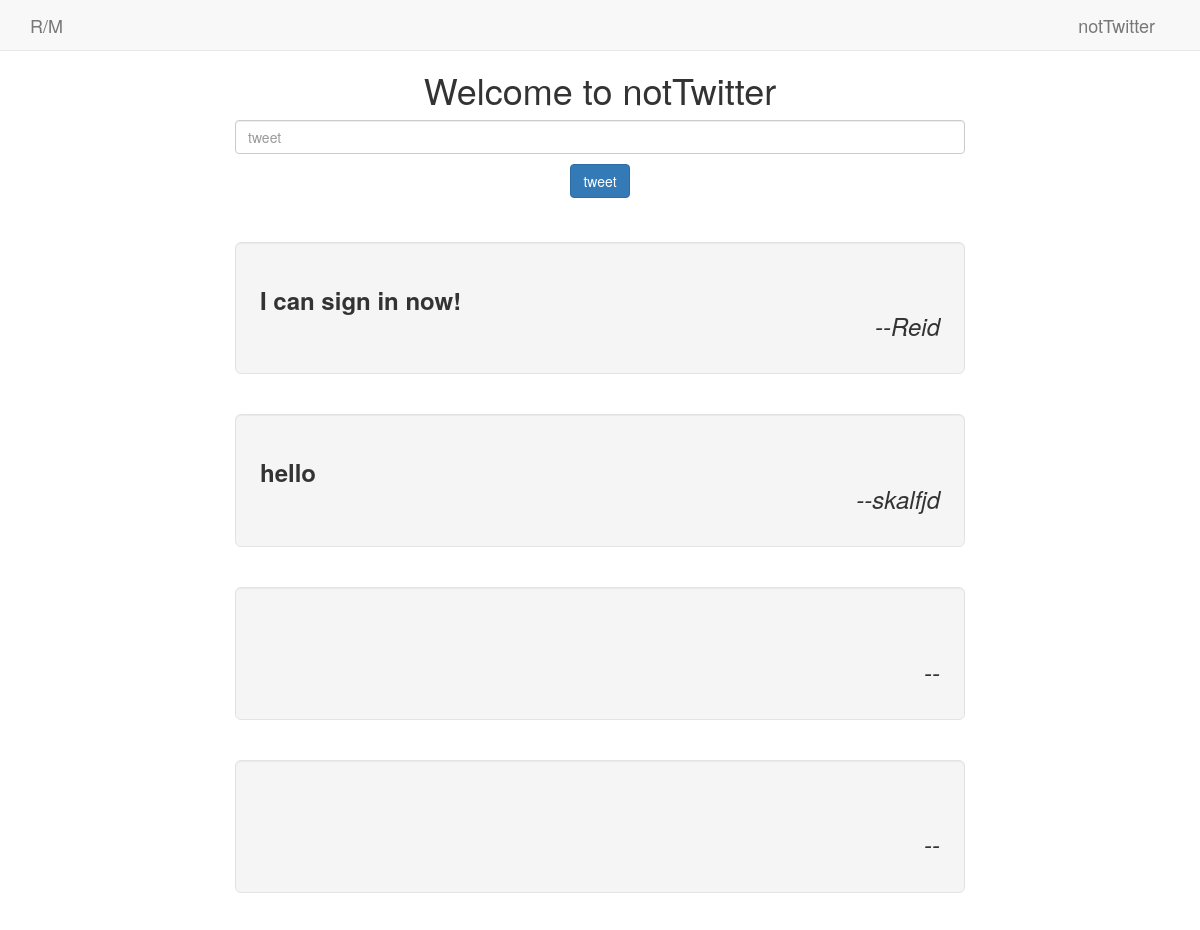
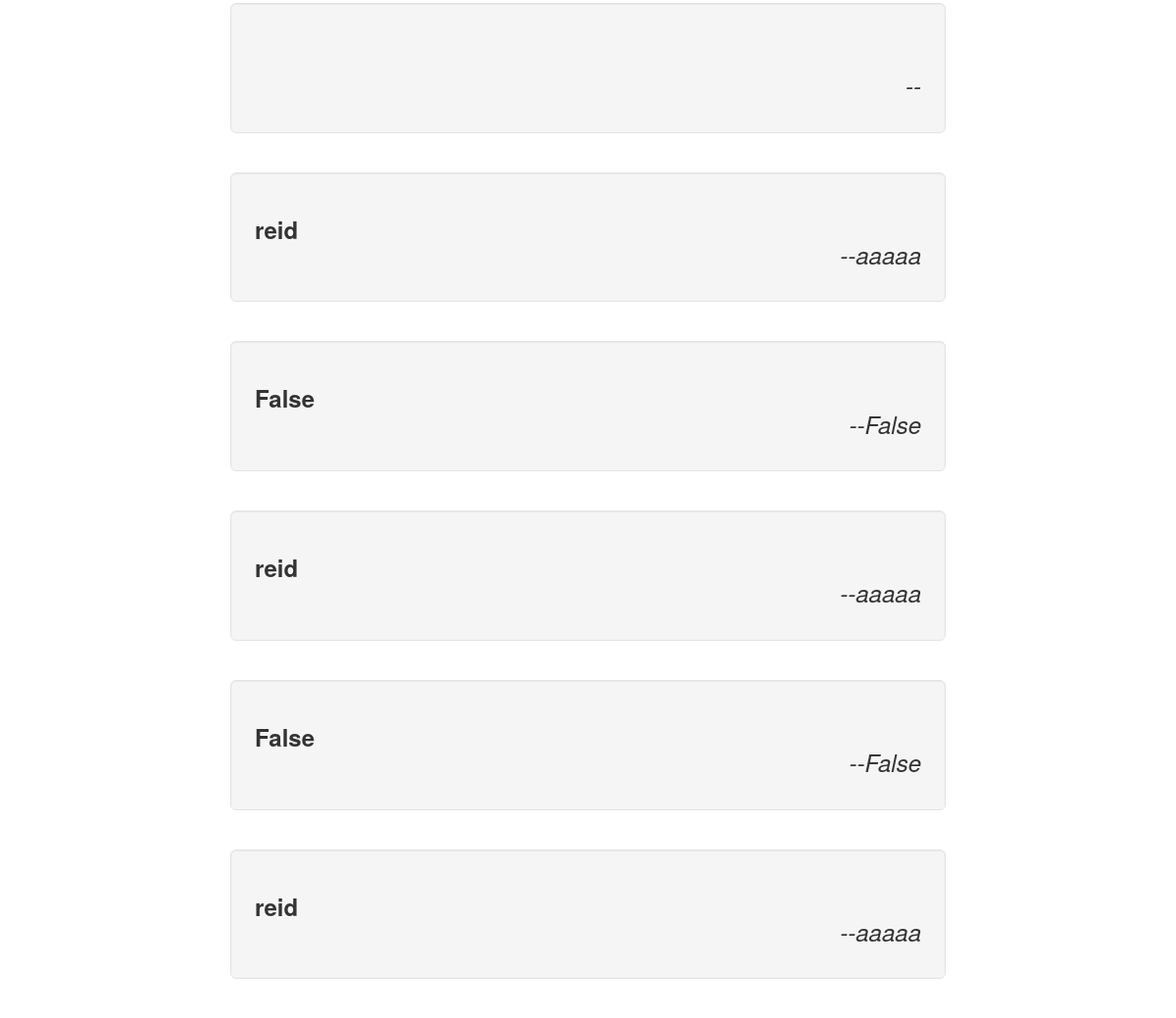
Before: /twit/feed with the older database file (2 pictures, top to bottom).
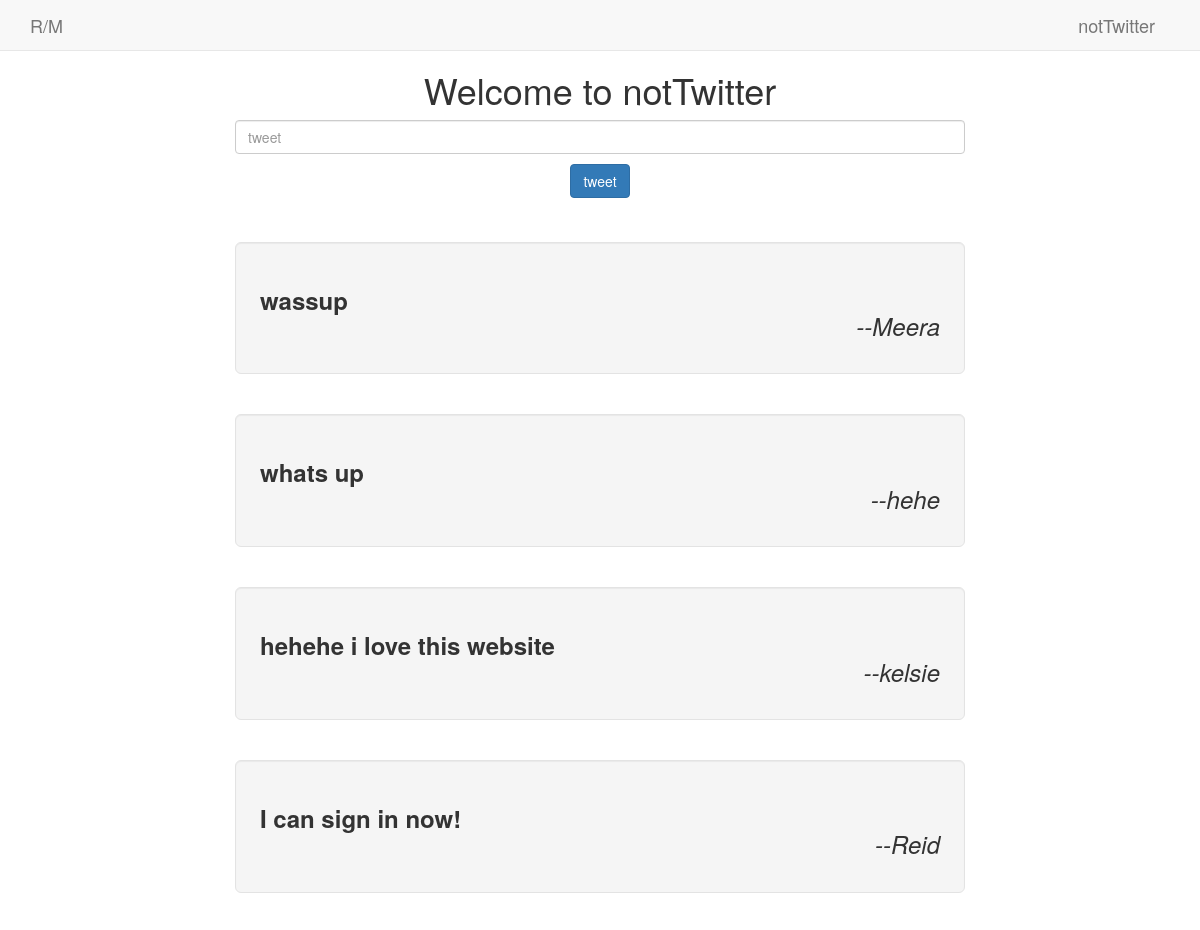
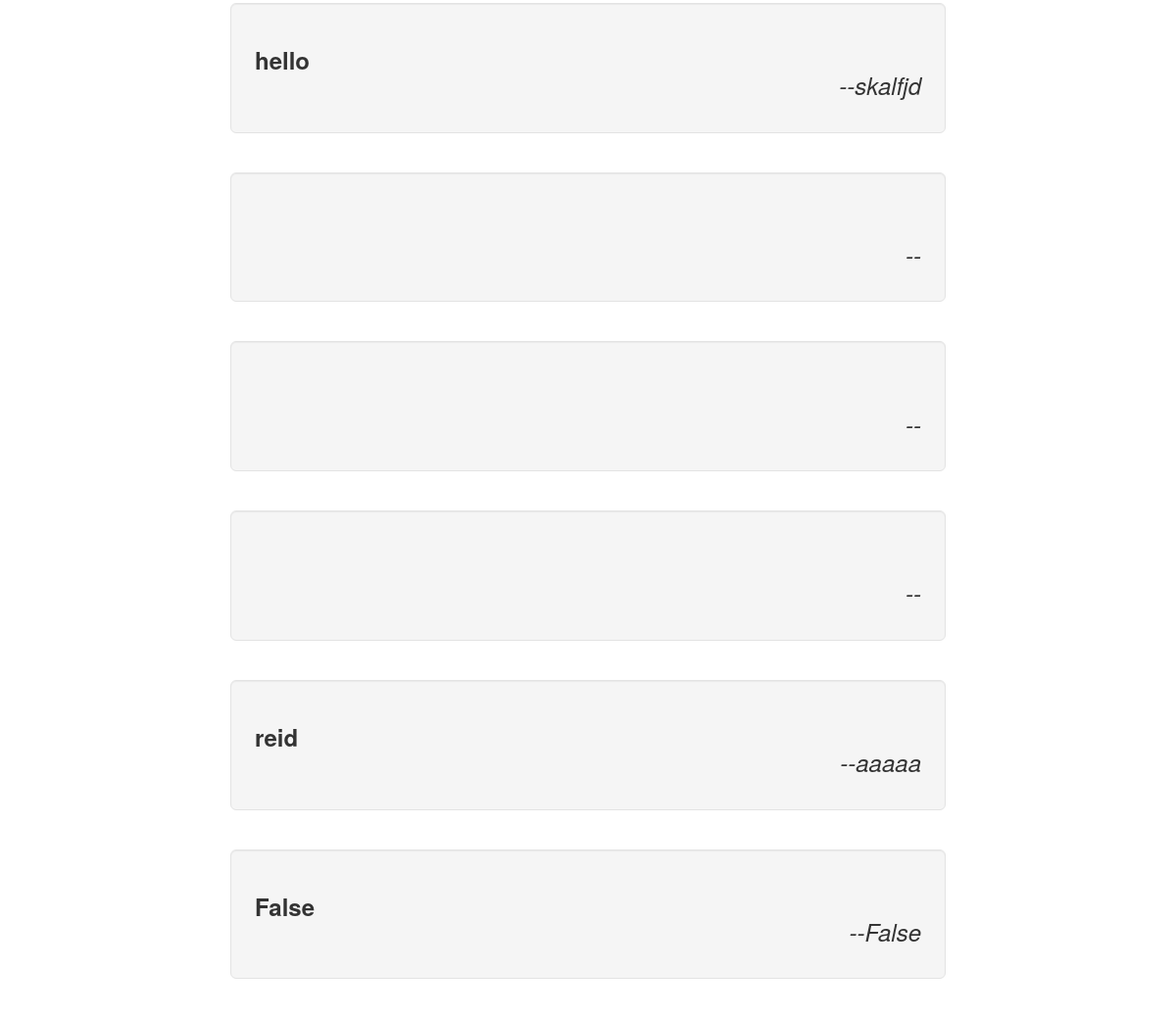
After: the same page with the newer database file (2 pictures, top to bottom).
### twit/models.py (models this page shows, shortened)
class Tweet(models.Model):
    text = models.CharField(max_length=140)
    date = models.DateTimeField('date published')
    name = models.CharField(max_length=12)

### twit/views.py (the view, shortened to what this page needs)
def home(request):
    twit_list = Tweet.objects.order_by('-date')[:10]
    context = { 'twit_list' : twit_list }
    return render(request, 'twit/index.html', context)

### twit/templates/twit/index.html (shortened to what this page needs)
<html>
<head>
        <link rel="stylesheet" href="https://maxcdn.bootstrapcdn.com/bootstrap/3.3.1/css/bootstrap.min.css">
</head>
<body>
        <nav class="navbar navbar-default navbar-fixed-top" role="navigation">
                <div class = "container">
                        <div class = ".navbar-header">
                                <a class="navbar-brand" href= "http://www.reidkilgore.me" >R/M</a>
                        </div>
                                <div class = "navbar-header navbar-right">
                                        <a class="navbar-brand"href="https://github.com/ARKilgore/DjangoTwitterClone">notTwitter</a>
					</div>
                        </div>
        </nav>
        <div class="content container" style="margin-top:50px" >
                <div class="col-md-2"></div>
                <div class="col-md-8"style="text-align:center">
                        <h1>Welcome to notTwitter</h1>
                                <form action="{% url 'tweet'  %}" method="POST">
                                        <input name="twit_text" class="form-control" type="text" placeholder="tweet" ></input>
                                        <input type="submit" value="tweet" class="btn btn-primary" style="margin-top:10px">
                                </form>
                </div>
                <div class="col-md-2"></div>
                </div>
                <br>
        <div class = "content container" style="margin-top:10px">
                <div class="col-md-2">
                </div>
                <div class="col-md-8"style="text-align:center">
                        {% if twit_list %}
                        {% for twit in twit_list %}
                                <div class="well well-lg">
                                        <h3>
                                                <strong class="pull-left">
                                                        {{ twit.text }}
                                                </strong>
                                                <br>
                                                <em class="pull-right">--{{ twit.name }}</em>
                                                <br>
                                        </h3>
                                </div>
                                <br>
                        {% endfor %}
                        {% else %}
                        <h1>There are no tweets!</h1>
                        {% endif %}
                </div>
        </div>
</body>
</html>

Changed rows visible on the page:
no longer on this page (row unchanged): Tweet: text "reid", name "aaaaa"
no longer on this page (row unchanged): Tweet: text "False", name "False"
no longer on this page (row unchanged): Tweet: text "reid", name "aaaaa"
added Tweet: text "wassup", name "Meera"
added Tweet: text "whats up", name "hehe"
added Tweet: text "hehehe i love this website", name "kelsie"
